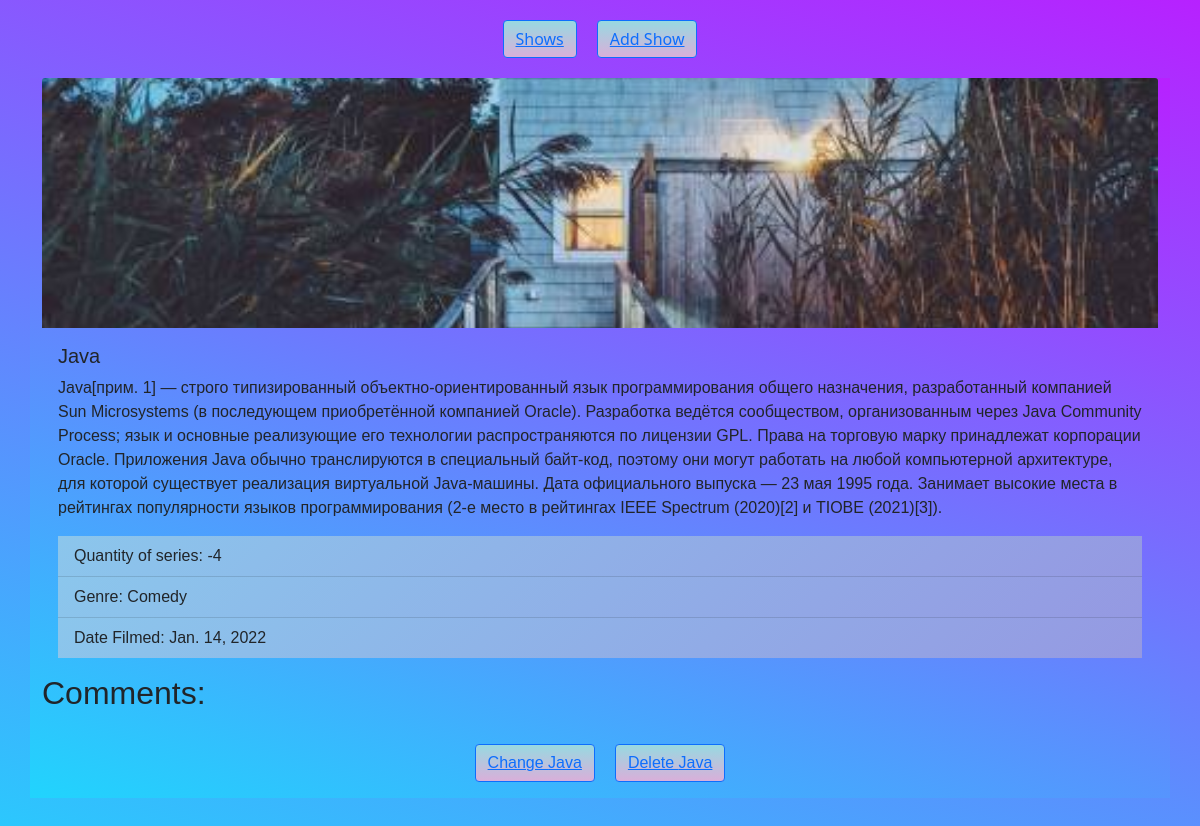
The page /shows/5/ on the database as committed earlier.
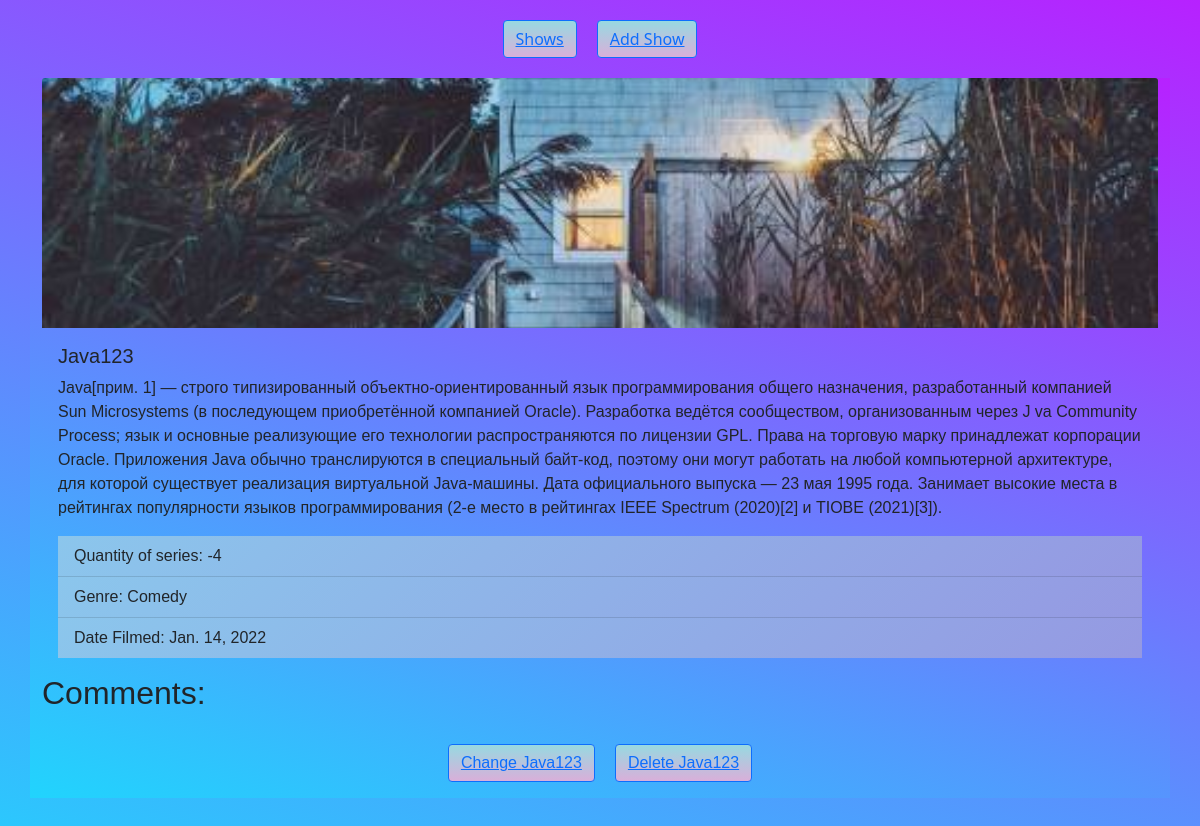
The same page on the database as committed later.
### shows/models.py (models this page shows, shortened)
class TVShow(models.Model):
    GENRE_CHOICE = (
        ("Detective", "Detective"),
        ("Comedy", "Comedy"),
        ("Drama", "Drama"),
        ("Horror", "Horror"),
        ("Romantic", "Romantic"),
        ("Anime", "Anime"),
    )
    title = models.CharField(max_length=100)
    description = models.TextField()
    image = models.ImageField(upload_to="")
    quantity = models.IntegerField()
    genre = models.CharField(choices=GENRE_CHOICE, max_length=100)
    date_filmed = models.DateField(auto_now_add=True, null=True)

### shows/views.py (the view)
# urls.py: path("shows/<int:id>/", views.ShowsDetailView.as_view(),name="shows_detail"),
class ShowsDetailView(generic.DetailView):
    queryset = models.TVShow.objects.all
    template_name = "shows_detail.html"
    def get_object(self, **kwargs):
        shows_id = self.kwargs.get("id")
        return get_object_or_404(models.TVShow, id=shows_id)

### templates/shows_detail.html (shortened to what this page needs)
<!DOCTYPE html>
{% load static %}
<html lang="en">
<head>
    <link rel="stylesheet" type="text/css" href="{% static 'css/bootstrap.css/' %}"/>
</head>
<body>
<div class="button__container">
    <button type="button" class="btn btn-primary"><a href="/shows/">Shows</a></button>
    <button type="button" class="btn btn-primary"><a href="/add-shows/">Add Show</a></button>
</div>
<div class="container show-detail">
    <img src="{{ object.image.url }}" class="card-img-top detail-image" alt="...">
    <div class="card-body body_detail">
        <h5 class="card-title">{{ object.title }}</h5>
        <p class="card-text">{{ object.description }}</p>
        <ul class="list-group list-group-flush">
            <li class="list-group-item">Quantity of series: {{ object.quantity }}</li>
            <li class="list-group-item">Genre: {{ object.genre }}</li>
            <li class="list-group-item">Date Filmed: {{ object.date_filmed }}</li>
        </ul>
    </div>
    <div>
        <h2>Comments: </h2>
    </div>
    <div class="card-body body__button">
        <button type="button" class="btn btn-primary"><a href="/shows/{{ object.id }}/update/">Change {{ object.title }}</a></button>
        <button type="button" class="btn btn-primary"><a href="/shows/{{ object.id }}/delete/">Delete {{ object.title }}</a></button>
    </div>
</div>
</body>
</html>

Rows that differ between the two databases and show on the page:
changed TVShow "Comedy": title "Java" → "Java123"; description "…ведётся сообществом, организованным через Java Community Process; язык и…" → "…ведётся сообществом, организованным через J va Community Process; язык и…"
